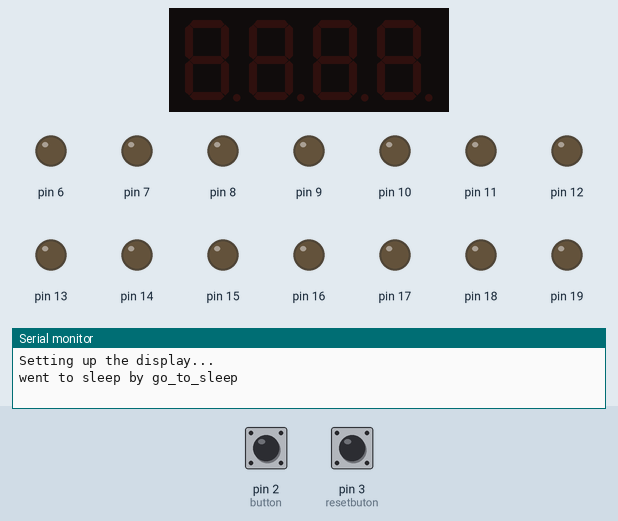
A sketch run on a simulated Arduino Uno, built with avr-gcc and run on an emulated ATmega328P. Parts: 4-digit seven-segment display, output pins drawn as LEDs (lit = HIGH), the last lines printed to the serial monitor. The inputs (shaded band) are chosen by the test bench; at power-on: pin 2 (button) HIGH, pin 3 (resetbuton) HIGH. Sleep ends after the set time or at an interrupt; EEPROM starts erased.

Above: at 5.0 s.
5.1 s: pin 2 (button) pulled LOW for 3.2 s
At 8.3 s:
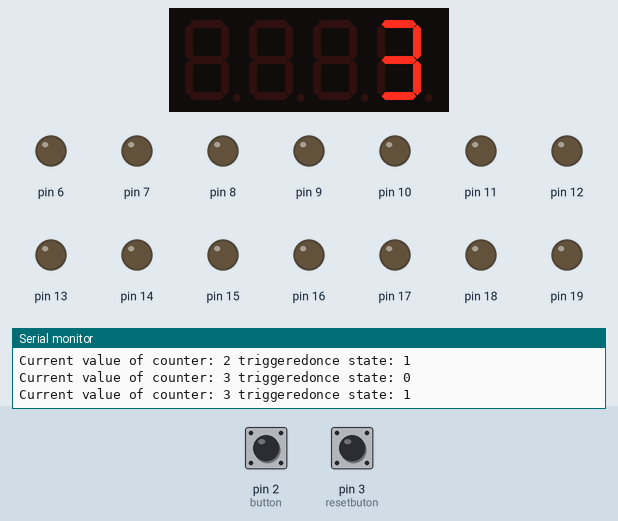
9.8 s: pin 3 (resetbuton) pulled LOW for 0.15 s
At 11.1 s:
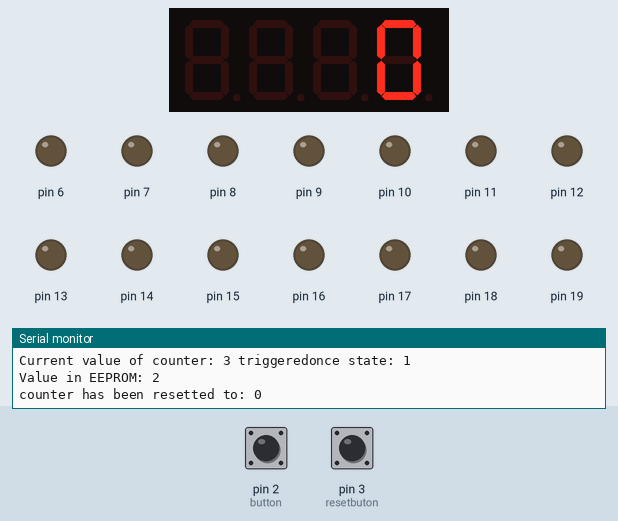
Timing chart, 0 to 12.8 s (numbered marks = the images above; inputs shaded):
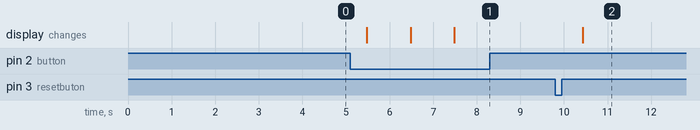

The sketch:

counterek_main.ino
```cpp
#include <TM1637Display.h>
#define CLK 5
#define DIO 4
TM1637Display display(CLK, DIO);

#include <EEPROM.h>

const long goto_sleep_delay = 0.5*60*1000; //3 min //90 * 1000; //half a minute 30000
unsigned long last_pressed = 0;
unsigned long last_change = 0;
bool pressed = true;
bool reset_press = true;
const int interval = 500;
int counter = 0;
int counter_archive; //difference between it and obsolete may be lost if power down and difference between them is lower then 100; currently increasing
int counter_archive_obsolete; //stored in eeprom currently
const int button = 2;
const int resetbuton = 3;
long eeepromcounter;

bool triggeredonce = true;

void digitalInterrupt() {  /*needed for the digital input interrupt*/ }

ISR(WDT_vect) { //DON'T FORGET THIS!  Needed for the watch dog timer.  This is called after a watch dog timer timeout - this is the interrupt function called after waking up
}

void go_to_sleep() {
  display.clear();
  last_change = millis();
  //BOD DISABLE - this must be called right before the __asm__ sleep instruction
  MCUCR |= (3 << 5); //set both BODS and BODSE at the same time
  MCUCR = (MCUCR & ~(1 << 5)) | (1 << 6); //then set the BODS bit and clear the BODSE bit at the same time
  Serial.println("went to sleep by go_to_sleep");
  delay(100);
  __asm__  __volatile__("sleep");//in line assembler to go to sleep
}

void setup() {
  display.setBrightness(5, true); //0-7(highest), true == on, false == off

  //Save Power by writing all Digital IO LOW - note that pins just need to be tied one way or another, do not damage devices!
  for (int i = 0; i < 20; i++) {
    if ( (i != button | i != resetbuton ) ) {//just because the buttons are hooked up to digital pin 2 and 3
      pinMode(i, OUTPUT);
    }
  }
  pinMode(button, INPUT_PULLUP);
  pinMode(resetbuton, INPUT_PULLUP);

  Serial.begin(115200);
  Serial.println("Setting up the display...");
  display.clear();
  attachInterrupt(0, digitalInterrupt, FALLING); //interrupts for waking up
  attachInterrupt(1, digitalInterrupt, FALLING);

 //Disable ADC - don't forget to flip back after waking up if using ADC in your application ADCSRA |= (1 << 7);
  ADCSRA &= ~(1 << 7);

  //ENABLE SLEEP - this enables the sleep mode
  SMCR |= (1 << 2); //power down mode
  SMCR |= 1;//enable sleep

  go_to_sleep();
}


void loop() {
  unsigned long currentMillis = millis();
  if ( currentMillis - last_change < goto_sleep_delay) {

    pressed = digitalRead(button);
    reset_press = digitalRead(resetbuton);
    if(reset_press == LOW){ //used to reset the counter to zero when button pressed;

      EEPROM.get(0, eeepromcounter);
      eeepromcounter = eeepromcounter + long(counter);
      EEPROM.put(0, eeepromcounter);
      delay(100);
      EEPROM.get(0, eeepromcounter);
      Serial.print("Value in EEPROM: ");Serial.println(eeepromcounter);
      delay(500);
      counter = counter - counter%10;
      display.showNumberDec(counter, false, 4, 0);
      while(counter > 0){
        counter = counter - 10;
        display.showNumberDec(counter, false, 4, 0);
        delay(10);
      }
      triggeredonce = false;
      Serial.print("counter has been resetted to: ");Serial.println(counter);
    }
    if ( !pressed && (currentMillis - last_pressed > interval) ) {
      last_change = millis();
      last_pressed = millis();

      if (triggeredonce == true) {
        counter = counter + 1;
        display.showNumberDec(counter, false, 4, 0);
        triggeredonce = false;
        }
      else {triggeredonce = true;}

      Serial.print("Current value of counter: ");Serial.print(counter); Serial.print(" triggeredonce state: "); Serial.println(triggeredonce);

    }

  }
  else {
    Serial.print("Going to sleep... Current millis - last_change: ");Serial.print(currentMillis - last_change); Serial.print(" is compared to goto_sleep_dealy: ");Serial.println(goto_sleep_delay);
    go_to_sleep();
  }

}
```

Measured:
- after the input at 5.1 s, the display: first changes after 0.38 s (image 1 shows a later state)
- after the input at 9.8 s, the display: changes after 0.63 s (image 2)
